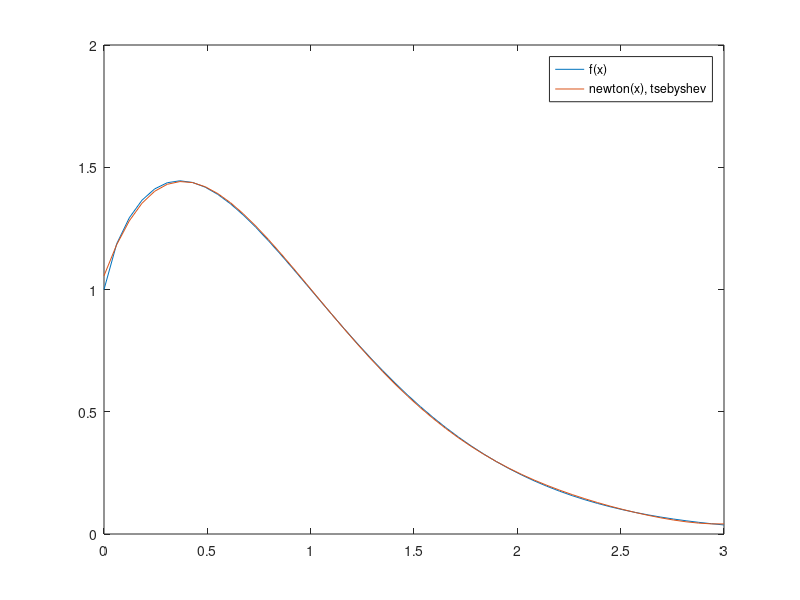

This chart was generated by the following MATLAB code:
f = @(x) x.^(-x);
DEGREE = 5;
POINT_COUNT = DEGREE + 1;
% (a) tasavälinen pisteistö
xs_lin = linspace(0, 3, POINT_COUNT);
% (b) tsebyshevin pisteistö
% välillä [-1, 1]
xs_cheby = arrayfun(@(i) cos((2*i+1)/(2*DEGREE+2)*pi), 0 : DEGREE);
% siirrettynä laskentavälille [0, 3]
xs_cheby = 3/2 + (3/2)*xs_cheby;

function dds = div_difs(f, xs)
  dds = f(xs);
  % luentodioissa differenssien indeksointi 
  % alkaa nollasta ja silmukka ykkösestä,
  % matlab-vektorien kanssa täytyy siirtää yhdellä
  for i = 2 : length(xs)
    for j = length(xs) : -1 : i
      dds(j) = (dds(j) - dds(j-1)) / (xs(j) - xs(j-i+1));
    end
  end
end

dds_lin = div_difs(f, xs_lin);
dds_cheby = div_difs(f, xs_cheby);

function p = eval_newton(sample_xs, dds, x)
  n = length(dds);
  p = dds(n);
  for i = n-1 : -1 : 1
    p = dds(i) + (x - sample_xs(i)) * p;
  end
end

x_p = linspace(0, 3, 50);
plot(x_p, f(x_p))
hold on
plot(x_p, arrayfun(@(x) eval_newton(xs_lin, dds_lin, x), x_p))
legend('f(x)', 'newton(x), tasavälinen')

input('press enter to view (b)');

hold off
plot(x_p, f(x_p))
hold on
plot(x_p, arrayfun(@(x) eval_newton(xs_cheby, dds_cheby, x), x_p))
legend('f(x)', 'newton(x), tsebyshev')

